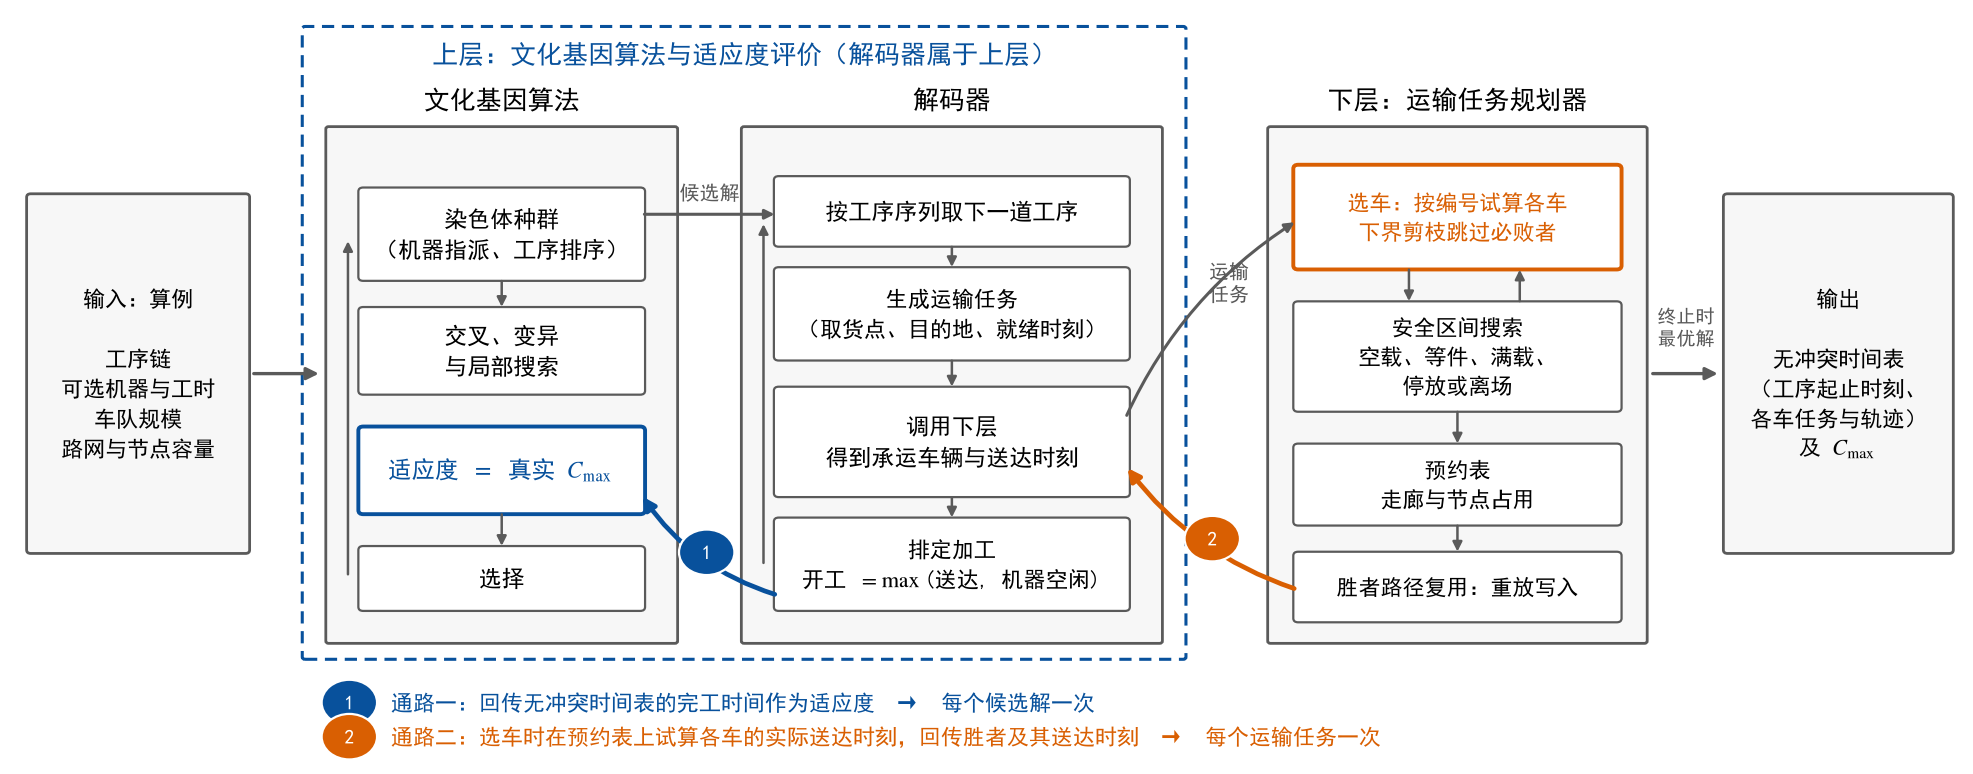

Reproduce this figure in Python.
# -*- coding: utf-8 -*-
"""闭环双层框架中文版（开题图5-2）。原图 fig_framework.* 保留不动。"""
from __future__ import annotations

import os
import sys

sys.path.insert(0, os.path.dirname(os.path.abspath(__file__)))

import matplotlib

matplotlib.use("Agg")
import matplotlib.pyplot as plt  # noqa: E402
import matplotlib.patches as mpatches  # noqa: E402
from matplotlib.patches import FancyArrowPatch, FancyBboxPatch  # noqa: E402

HERE = os.path.dirname(os.path.abspath(__file__))

from _style import use_cjk  # noqa: E402

use_cjk()
plt.rcParams["figure.dpi"] = 200

C_EVAL = "#08519c"
C_DEC = "#d95f02"
C_BOX = "#f7f7f7"
C_EDGE = "#5a5a5a"
C_INNER = "#ffffff"


def box(ax, x, y, w, h, text, fc=C_INNER, ec=C_EDGE, lw=0.8, fs=8.5,
        weight="normal", style="round,pad=0.35", color="black", zorder=3):
    ax.add_patch(FancyBboxPatch((x, y), w, h, boxstyle=style, linewidth=lw,
                                facecolor=fc, edgecolor=ec, zorder=zorder))
    ax.text(x + w / 2, y + h / 2, text, ha="center", va="center", fontsize=fs,
            fontweight=weight, color=color, zorder=zorder + 1, linespacing=1.35)


def arrow(ax, p, q, color=C_EDGE, lw=0.9, ls="-", rad=0.0, style="-|>",
          ms=7, zorder=5):
    ax.add_patch(FancyArrowPatch(p, q, arrowstyle=style, mutation_scale=ms,
                                 linewidth=lw, linestyle=ls, color=color,
                                 connectionstyle="arc3,rad=%.2f" % rad,
                                 shrinkA=1.5, shrinkB=1.5, zorder=zorder))


def badge(ax, x, y, n, color):
    ax.add_patch(mpatches.Circle((x, y), 2.0, facecolor=color,
                                 edgecolor="white", linewidth=0.8, zorder=8))
    ax.text(x, y, str(n), ha="center", va="center", fontsize=7.2,
            color="white", fontweight="bold", zorder=9)


def main() -> None:
    fig, ax = plt.subplots(figsize=(12.6, 4.9))
    ax.set_xlim(-21, 120)
    ax.set_ylim(-5.8, 60.5)
    ax.axis("off")

    ax.add_patch(FancyBboxPatch((0.3, 3.6), 63.4, 55.2,
                                boxstyle="round,pad=0.2", linewidth=1.1,
                                linestyle=(0, (4, 2.5)), facecolor="none",
                                edgecolor=C_EVAL, zorder=0.5))
    ax.text(32, 56.6, "上层：文化基因算法与适应度评价（解码器属于上层）",
            ha="center", va="center", fontsize=9.5, fontweight="bold",
            color=C_EVAL)

    box(ax, -19.5, 13, 15.5, 31,
        "输入：算例\n\n工序链\n可选机器与工时\n车队规模\n路网与节点容量",
        fc=C_BOX, ec=C_EDGE, lw=1.0, fs=8.0, style="round,pad=0.3")
    arrow(ax, (-3.7, 28.5), (1.6, 28.5), lw=1.2, ms=9)

    box(ax, 103, 13, 16, 31,
        "输出\n\n无冲突时间表\n（工序起止时刻、\n各车任务与轨迹）\n及 $C_{\\max}$",
        fc=C_BOX, ec=C_EDGE, lw=1.0, fs=8.0, style="round,pad=0.3")
    arrow(ax, (97.3, 28.5), (102.6, 28.5), lw=1.2, ms=9)
    ax.text(100, 32.6, "终止时\n最优解", ha="center", va="center",
            fontsize=7.0, color=C_EDGE)

    box(ax, 2, 5, 25, 45, "", fc=C_BOX, ec=C_EDGE, lw=1.0,
        style="round,pad=0.2", zorder=1)
    ax.text(14.5, 52.6, "文化基因算法", ha="center",
            va="center", fontsize=9.5, fontweight="bold")
    box(ax, 4.5, 37, 20, 7.5, "染色体种群\n（机器指派、工序排序）", fs=8.2)
    box(ax, 4.5, 27, 20, 7, "交叉、变异\n与局部搜索", fs=8.2)
    box(ax, 4.5, 16.5, 20, 7, "适应度 $=$ 真实 $C_{\\max}$",
        ec=C_EVAL, lw=1.4, weight="bold", color=C_EVAL, fs=8.5)
    box(ax, 4.5, 8, 20, 5, "选择", fs=8.2)
    arrow(ax, (14.5, 37), (14.5, 34.0))
    arrow(ax, (14.5, 16.5), (14.5, 13.0))
    arrow(ax, (3.4, 10.5), (3.4, 40.5))

    box(ax, 32, 5, 30, 45, "", fc=C_BOX, ec=C_EDGE, lw=1.0,
        style="round,pad=0.2", zorder=1)
    ax.text(47, 52.6, "解码器", ha="center", va="center",
            fontsize=9.5, fontweight="bold")
    box(ax, 34.5, 40, 25, 5.5, "按工序序列取下一道工序", fs=8.2)
    box(ax, 34.5, 30, 25, 7.5, "生成运输任务\n（取货点、目的地、就绪时刻）", fs=8.0)
    box(ax, 34.5, 18, 25, 9, "调用下层\n得到承运车辆与送达时刻", fs=8.2)
    box(ax, 34.5, 8, 25, 7.5, "排定加工\n开工 $=\\max$(送达, 机器空闲)", fs=8.0)
    arrow(ax, (47, 40), (47, 37.5))
    arrow(ax, (47, 30), (47, 27.0))
    arrow(ax, (47, 18), (47, 15.5))
    arrow(ax, (33.4, 11.5), (33.4, 42.0))

    box(ax, 70, 5, 27, 45, "", fc=C_BOX, ec=C_EDGE, lw=1.0,
        style="round,pad=0.2", zorder=1)
    ax.text(83.5, 52.6, "下层：运输任务规划器", ha="center",
            va="center", fontsize=9.5, fontweight="bold")
    box(ax, 72, 38, 23, 8.5, "选车：按编号试算各车\n下界剪枝跳过必败者",
        ec=C_DEC, lw=1.4, weight="bold", color=C_DEC, fs=7.8)
    box(ax, 72, 25.5, 23, 9, "安全区间搜索\n空载、等件、满载、\n停放或离场", fs=7.8)
    box(ax, 72, 15.5, 23, 6.5, "预约表\n走廊与节点占用", fs=7.8)
    box(ax, 72, 7, 23, 5.5, "胜者路径复用：重放写入", fs=7.8)
    arrow(ax, (80, 38), (80, 34.5))
    arrow(ax, (88, 34.5), (88, 38))
    arrow(ax, (83.5, 25.5), (83.5, 22.0))
    arrow(ax, (83.5, 15.5), (83.5, 12.5))

    arrow(ax, (59.5, 24.5), (72.0, 42.0), color=C_EDGE, lw=1.1, rad=-0.15)
    ax.text(67.0, 36.5, "运输\n任务", ha="center", va="center",
            fontsize=7.2, color=C_EDGE)

    arrow(ax, (72.0, 9.5), (59.5, 20.5), color=C_DEC, lw=1.7, rad=-0.16, ms=9)
    badge(ax, 65.8, 14.0, 2, C_DEC)

    arrow(ax, (34.5, 9.0), (24.5, 18.0), color=C_EVAL, lw=1.7, rad=-0.18, ms=9)
    badge(ax, 29.3, 12.8, 1, C_EVAL)

    arrow(ax, (24.5, 42.5), (34.5, 42.5), color=C_EDGE, lw=1.1)
    ax.text(29.5, 44.4, "候选解", ha="center", va="center", fontsize=7.2,
            color=C_EDGE)

    badge(ax, 3.5, -0.4, 1, C_EVAL)
    ax.text(6.5, -0.4, "通路一：回传无冲突时间表的完工时间作为适应度  →  每个候选解一次",
            ha="left", va="center", fontsize=8.0, color=C_EVAL)
    badge(ax, 3.5, -3.4, 2, C_DEC)
    ax.text(6.5, -3.4, "通路二：选车时在预约表上试算各车的实际送达时刻，回传胜者及其送达时刻  →  每个运输任务一次",
            ha="left", va="center", fontsize=8.0, color=C_DEC)

    stem = os.path.join(HERE, "fig_framework_CN")
    fig.savefig(stem + ".pdf", bbox_inches="tight", pad_inches=0.05)
    fig.savefig(stem + ".png", dpi=200, bbox_inches="tight", pad_inches=0.05)
    plt.close(fig)
    print("wrote", stem + ".pdf/.png")


if __name__ == "__main__":
    main()
